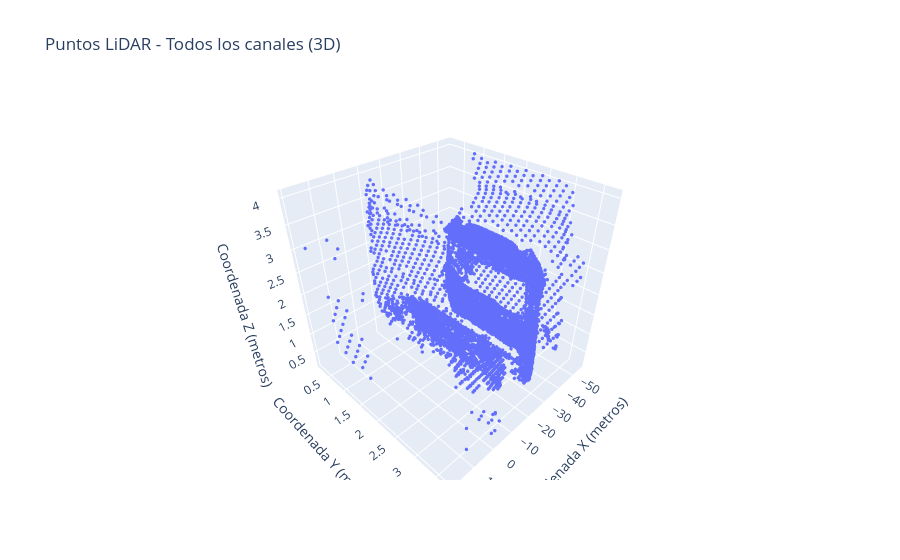

Source (notebook cell):
### Code cell
fig = px.scatter_3d(frame, x='x', y='y', z='z', title='Puntos LiDAR - Todos los canales (3D)', labels={'x':'Coordenada X (metros)', 'y':'Coordenada Y (metros)', 'z':'Coordenada Z (metros)', 'intensity':'Intensidad'})
fig.update_traces(marker=dict(size=2))
fig.show()

### Figure 1 — Plotly figure (JSON) as saved in the notebook; plotly's stock layout.template omitted (floating-point values rounded to 4 significant figures; data arrays with more than 128 entries replaced by an {"elided": "..."} marker saying what was removed)
{"data": [{"hovertemplate": "Coordenada X (metros)=%{x}<br>Coordenada Y (metros)=%{y}<br>Coordenada Z (metros)=%{z}<extra></extra>", "legendgroup": "", "marker": {"color": "#636efa", "size": 2, "symbol": "circle"}, "mode": "markers", "name": "", "scene": "scene", "showlegend": false, "type": "scatter3d", "x": {"elided": "12857 float values"}, "y": {"elided": "12857 float values"}, "z": {"elided": "12857 float values"}}], "layout": {"legend": {"tracegroupgap": 0}, "scene": {"domain": {"x": [0, 1], "y": [0, 1]}, "xaxis": {"title": {"text": "Coordenada X (metros)"}}, "yaxis": {"title": {"text": "Coordenada Y (metros)"}}, "zaxis": {"title": {"text": "Coordenada Z (metros)"}}}, "title": {"text": "Puntos LiDAR - Todos los canales (3D)"}}}
